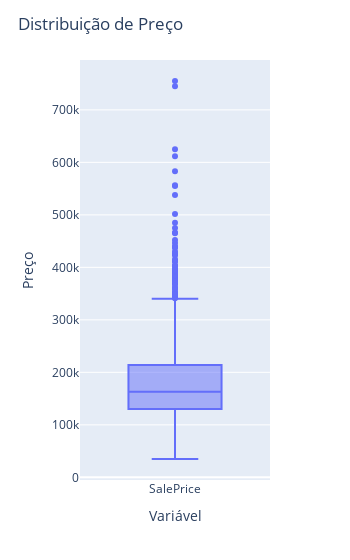

The code cell stored with this chart in its notebook:
### Code cell
fig = px.box(df_train['SalePrice'], labels={'value': 'Preço', 'variable': 'Variável'})
fig.update_layout(width=350, title='Distribuição de Preço', hovermode="x")

### Figure 1 — Plotly figure (JSON) as saved in the notebook; plotly's stock layout.template omitted (floating-point values rounded to 4 significant figures; data arrays with more than 128 entries replaced by an {"elided": "..."} marker saying what was removed)
{"data": [{"alignmentgroup": "True", "hovertemplate": "Variável=%{x}<br>Preço=%{y}<extra></extra>", "legendgroup": "", "marker": {"color": "#636efa"}, "name": "", "notched": false, "offsetgroup": "", "orientation": "v", "showlegend": false, "type": "box", "x": {"elided": "1460 str values"}, "x0": " ", "xaxis": "x", "y": {"elided": "1460 int values"}, "y0": " ", "yaxis": "y"}], "layout": {"boxmode": "group", "hovermode": "x", "legend": {"tracegroupgap": 0}, "margin": {"t": 60}, "title": {"text": "Distribuição de Preço"}, "width": 350, "xaxis": {"anchor": "y", "domain": [0, 1], "title": {"text": "Variável"}}, "yaxis": {"anchor": "x", "domain": [0, 1], "title": {"text": "Preço"}}}}
